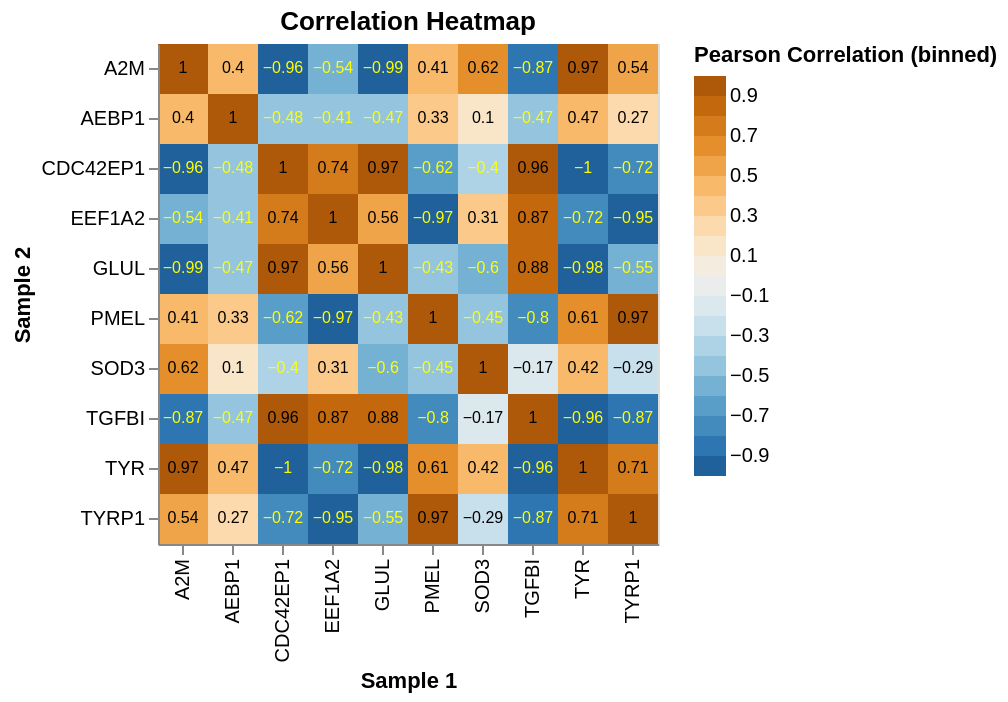

Notebook code for this chart:
### Markdown cell above
`altair` also enables the addition of text onto the heatmap with an additional layer.

### Code cell
# Adding an extra layer of text
# Configure common options for both the heatmap and the text layer
base = alt.Chart(metatop10.drop('SampleID',axis = 1).corr().stack().reset_index().rename(columns={0: 'correlation'}).round(2), # source of the data
                  title='Correlation Heatmap',
                  height=250,
                  width=250,
                 ).encode(
                        x = alt.X('level_0').title('Sample 1'), # defining what will be on the x-axis
                        y = alt.Y('level_1').title('Sample 2'), # defining what will be on the y-axis

)

# Layering on the heatmap options
heatmap = base.mark_rect().encode(

    color = alt.Color('correlation',
                scale=alt.Scale(scheme='blueorange'),
                bin = alt.Bin(maxbins = 20),
                legend = alt.Legend(title='Pearson Correlation (binned)')
                ),

)

# Configure text
text = base.mark_text(baseline='middle',fontSize = 8).encode(
    text='correlation',
    color=alt.condition(
        alt.datum.correlation > -0.3,
        alt.value('black'),
        alt.value('yellow')
    )
)

# Draw the chart
heatmap + text

### Figure 1 — Vega-Lite specification as saved in the notebook (floating-point values rounded to 4 significant figures)
{"config": {"view": {"continuousWidth": 300, "continuousHeight": 300}}, "layer": [{"mark": {"type": "rect"}, "encoding": {"color": {"bin": {"maxbins": 20}, "field": "correlation", "legend": {"title": "Pearson Correlation (binned)"}, "scale": {"scheme": "blueorange"}, "type": "quantitative"}, "x": {"field": "level_0", "title": "Sample 1", "type": "nominal"}, "y": {"field": "level_1", "title": "Sample 2", "type": "nominal"}}, "title": "Correlation Heatmap"}, {"mark": {"type": "text", "baseline": "middle", "fontSize": 8}, "encoding": {"color": {"condition": {"test": "(datum.correlation > -0.3)", "value": "black"}, "value": "yellow"}, "text": {"field": "correlation", "type": "quantitative"}, "x": {"field": "level_0", "title": "Sample 1", "type": "nominal"}, "y": {"field": "level_1", "title": "Sample 2", "type": "nominal"}}, "title": "Correlation Heatmap"}], "data": {"name": "data-15cb5e8220e540993e8caa59f06dd6fa"}, "height": 250, "width": 250, "$schema": "https://vega.github.io/schema/vega-lite/v5.20.1.json", "datasets": {"data-15cb5e8220e540993e8caa59f06dd6fa": [{"level_0": "PMEL", "level_1": "PMEL", "correlation": 1.0}, {"level_0": "PMEL", "level_1": "TYRP1", "correlation": 0.97}, {"level_0": "PMEL", "level_1": "AEBP1", "correlation": 0.33}, {"level_0": "PMEL", "level_1": "GLUL", "correlation": -0.43}, {"level_0": "PMEL", "level_1": "TYR", "correlation": 0.61}, {"level_0": "PMEL", "level_1": "EEF1A2", "correlation": -0.97}, {"level_0": "PMEL", "level_1": "CDC42EP1", "correlation": -0.62}, {"level_0": "PMEL", "level_1": "A2M", "correlation": 0.41}, {"level_0": "PMEL", "level_1": "SOD3", "correlation": -0.45}, {"level_0": "PMEL", "level_1": "TGFBI", "correlation": -0.8}, {"level_0": "TYRP1", "level_1": "PMEL", "correlation": 0.97}, {"level_0": "TYRP1", "level_1": "TYRP1", "correlation": 1.0}, {"level_0": "TYRP1", "level_1": "AEBP1", "correlation": 0.27}, {"level_0": "TYRP1", "level_1": "GLUL", "correlation": -0.55}, {"level_0": "TYRP1", "level_1": "TYR", "correlation": 0.71}, {"level_0": "TYRP1", "level_1": "EEF1A2", "correlation": -0.95}, {"level_0": "TYRP1", "level_1": "CDC42EP1", "correlation": -0.72}, {"level_0": "TYRP1", "level_1": "A2M", "correlation": 0.54}, {"level_0": "TYRP1", "level_1": "SOD3", "correlation": -0.29}, {"level_0": "TYRP1", "level_1": "TGFBI", "correlation": -0.87}, {"level_0": "AEBP1", "level_1": "PMEL", "correlation": 0.33}, {"level_0": "AEBP1", "level_1": "TYRP1", "correlation": 0.27}, {"level_0": "AEBP1", "level_1": "AEBP1", "correlation": 1.0}, {"level_0": "AEBP1", "level_1": "GLUL", "correlation": -0.47}, {"level_0": "AEBP1", "level_1": "TYR", "correlation": 0.47}, {"level_0": "AEBP1", "level_1": "EEF1A2", "correlation": -0.41}, {"level_0": "AEBP1", "level_1": "CDC42EP1", "correlation": -0.48}, {"level_0": "AEBP1", "level_1": "A2M", "correlation": 0.4}, {"level_0": "AEBP1", "level_1": "SOD3", "correlation": 0.1}, {"level_0": "AEBP1", "level_1": "TGFBI", "correlation": -0.47}, {"level_0": "GLUL", "level_1": "PMEL", "correlation": -0.43}, {"level_0": "GLUL", "level_1": "TYRP1", "correlation": -0.55}, {"level_0": "GLUL", "level_1": "AEBP1", "correlation": -0.47}, {"level_0": "GLUL", "level_1": "GLUL", "correlation": 1.0}, {"level_0": "GLUL", "level_1": "TYR", "correlation": -0.98}, {"level_0": "GLUL", "level_1": "EEF1A2", "correlation": 0.56}, {"level_0": "GLUL", "level_1": "CDC42EP1", "correlation": 0.97}, {"level_0": "GLUL", "level_1": "A2M", "correlation": -0.99}, {"level_0": "GLUL", "level_1": "SOD3", "correlation": -0.6}, {"level_0": "GLUL", "level_1": "TGFBI", "correlation": 0.88}, {"level_0": "TYR", "level_1": "PMEL", "correlation": 0.61}, {"level_0": "TYR", "level_1": "TYRP1", "correlation": 0.71}, {"level_0": "TYR", "level_1": "AEBP1", "correlation": 0.47}, {"level_0": "TYR", "level_1": "GLUL", "correlation": -0.98}, {"level_0": "TYR", "level_1": "TYR", "correlation": 1.0}, {"level_0": "TYR", "level_1": "EEF1A2", "correlation": -0.72}, {"level_0": "TYR", "level_1": "CDC42EP1", "correlation": -1.0}, {"level_0": "TYR", "level_1": "A2M", "correlation": 0.97}, {"level_0": "TYR", "level_1": "SOD3", "correlation": 0.42}, {"level_0": "TYR", "level_1": "TGFBI", "correlation": -0.96}, {"level_0": "EEF1A2", "level_1": "PMEL", "correlation": -0.97}, {"level_0": "EEF1A2", "level_1": "TYRP1", "correlation": -0.95}, {"level_0": "EEF1A2", "level_1": "AEBP1", "correlation": -0.41}, {"level_0": "EEF1A2", "level_1": "GLUL", "correlation": 0.56}, {"level_0": "EEF1A2", "level_1": "TYR", "correlation": -0.72}, {"level_0": "EEF1A2", "level_1": "EEF1A2", "correlation": 1.0}, {"level_0": "EEF1A2", "level_1": "CDC42EP1", "correlation": 0.74}, {"level_0": "EEF1A2", "level_1": "A2M", "correlation": -0.54}, {"level_0": "EEF1A2", "level_1": "SOD3", "correlation": 0.31}, {"level_0": "EEF1A2", "level_1": "TGFBI", "correlation": 0.87}, {"level_0": "CDC42EP1", "level_1": "PMEL", "correlation": -0.62}, {"level_0": "CDC42EP1", "level_1": "TYRP1", "correlation": -0.72}, {"level_0": "CDC42EP1", "level_1": "AEBP1", "correlation": -0.48}, {"level_0": "CDC42EP1", "level_1": "GLUL", "correlation": 0.97}, {"level_0": "CDC42EP1", "level_1": "TYR", "correlation": -1.0}, {"level_0": "CDC42EP1", "level_1": "EEF1A2", "correlation": 0.74}, {"level_0": "CDC42EP1", "level_1": "CDC42EP1", "correlation": 1.0}, {"level_0": "CDC42EP1", "level_1": "A2M", "correlation": -0.96}, {"level_0": "CDC42EP1", "level_1": "SOD3", "correlation": -0.4}, {"level_0": "CDC42EP1", "level_1": "TGFBI", "correlation": 0.96}, {"level_0": "A2M", "level_1": "PMEL", "correlation": 0.41}, {"level_0": "A2M", "level_1": "TYRP1", "correlation": 0.54}, {"level_0": "A2M", "level_1": "AEBP1", "correlation": 0.4}, {"level_0": "A2M", "level_1": "GLUL", "correlation": -0.99}, {"level_0": "A2M", "level_1": "TYR", "correlation": 0.97}, {"level_0": "A2M", "level_1": "EEF1A2", "correlation": -0.54}, {"level_0": "A2M", "level_1": "CDC42EP1", "correlation": -0.96}, {"level_0": "A2M", "level_1": "A2M", "correlation": 1.0}, {"level_0": "A2M", "level_1": "SOD3", "correlation": 0.62}, {"level_0": "A2M", "level_1": "TGFBI", "correlation": -0.87}, {"level_0": "SOD3", "level_1": "PMEL", "correlation": -0.45}, {"level_0": "SOD3", "level_1": "TYRP1", "correlation": -0.29}, {"level_0": "SOD3", "level_1": "AEBP1", "correlation": 0.1}, {"level_0": "SOD3", "level_1": "GLUL", "correlation": -0.6}, {"level_0": "SOD3", "level_1": "TYR", "correlation": 0.42}, {"level_0": "SOD3", "level_1": "EEF1A2", "correlation": 0.31}, {"level_0": "SOD3", "level_1": "CDC42EP1", "correlation": -0.4}, {"level_0": "SOD3", "level_1": "A2M", "correlation": 0.62}, {"level_0": "SOD3", "level_1": "SOD3", "correlation": 1.0}, {"level_0": "SOD3", "level_1": "TGFBI", "correlation": -0.17}, {"level_0": "TGFBI", "level_1": "PMEL", "correlation": -0.8}, {"level_0": "TGFBI", "level_1": "TYRP1", "correlation": -0.87}, {"level_0": "TGFBI", "level_1": "AEBP1", "correlation": -0.47}, {"level_0": "TGFBI", "level_1": "GLUL", "correlation": 0.88}, {"level_0": "TGFBI", "level_1": "TYR", "correlation": -0.96}, {"level_0": "TGFBI", "level_1": "EEF1A2", "correlation": 0.87}, {"level_0": "TGFBI", "level_1": "CDC42EP1", "correlation": 0.96}, {"level_0": "TGFBI", "level_1": "A2M", "correlation": -0.87}, {"level_0": "TGFBI", "level_1": "SOD3", "correlation": -0.17}, {"level_0": "TGFBI", "level_1": "TGFBI", "correlation": 1.0}]}}
